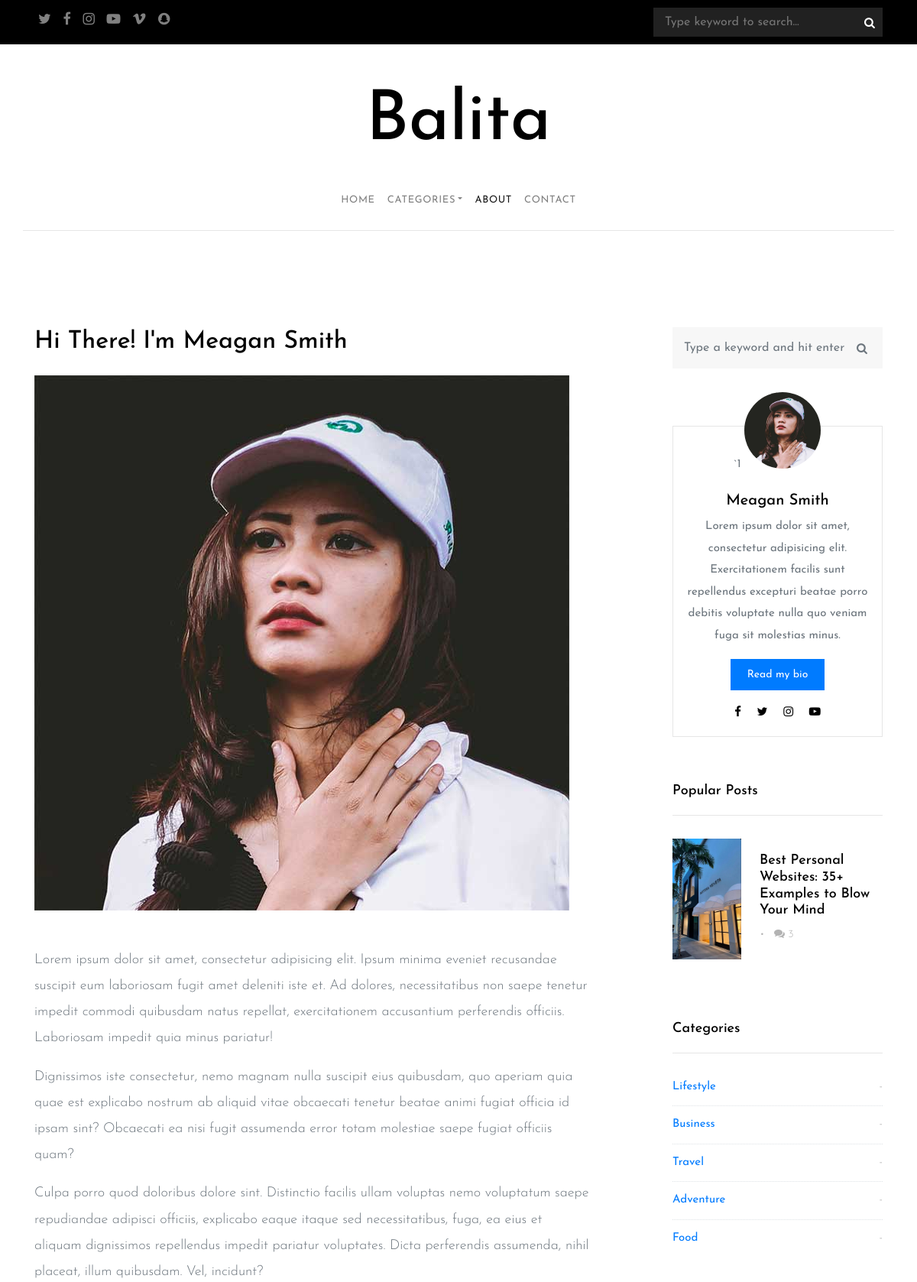
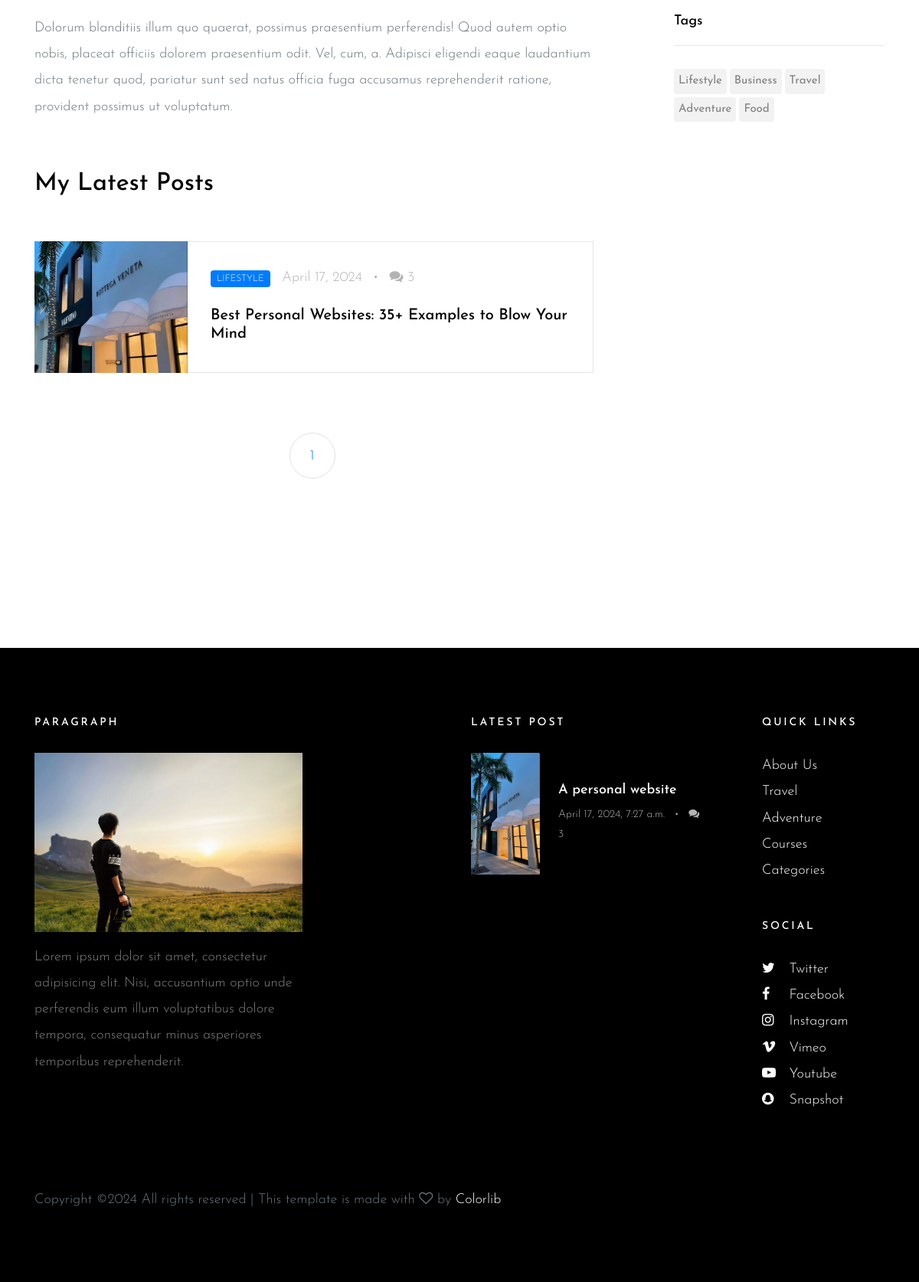
The page /about/ on the database its author committed (2 pictures, top to bottom).
### blog/models.py (models this page shows, shortened)
class Post(models.Model):
    title = models.CharField(max_length=150)
    subject = models.CharField(max_length=150, blank=True, null=True)
    image = models.ImageField(upload_to='posts/', blank=True, null=True)
    description = RichTextField()
    category = models.ForeignKey(Category, on_delete=models.CASCADE)
    tags = models.ManyToManyField(Tag, blank=True)
    is_published = models.BooleanField(default=True)
    views_count = models.IntegerField(default=0)
    created_at = models.DateTimeField(auto_now_add=True)
    update_at = models.DateTimeField(auto_now=True)

class Category(models.Model):
    name = models.CharField(max_length=100)
    created_at = models.DateTimeField(auto_now_add=True)
    update_at = models.DateTimeField(auto_now=True)

class Tag(models.Model):
    name = models.CharField(max_length=100)
    created_at = models.DateTimeField(auto_now_add=True)
    update_at = models.DateTimeField(auto_now=True)

### blog/views.py (the view)
# urls.py: path('about/', about_view),
def about_view(request):
    categories = Category.objects.all()
    posts = Post.objects.filter(is_published=True)
    tags = Tag.objects.all()
    page_obj = Paginator(posts, 2)
    page = request.GET.get('page', 1)
    cont = {
        'about': 'active',
        'categories': categories,
        'latest_posts': posts.order_by('-created_at')[:3],
        'tags': tags,
        'posts_page': page_obj.get_page(page),
    }
    return render(request, 'about.html', context=cont)

### templates/about.html (shortened to what this page needs)
{% extends 'layouts/base.html' %}
{% load static %}
{% block content %}
    <section class="site-section">
        <div class="container">
            <div class="row blog-entries">
                <div class="col-md-12 col-lg-8 main-content">
                    <div class="row">
                        <div class="col-md-12">
                            <h2 class="mb-4">Hi There! I'm Meagan Smith</h2>
                            <p class="mb-5"><img src="{% static 'images/person_1.jpg' %}" alt="Image placeholder"
                                                 class="img-fluid"></p>
                            <p>Lorem ipsum dolor sit amet, consectetur adipisicing elit. Ipsum minima eveniet recusandae
                                suscipit eum laboriosam fugit amet deleniti iste et. Ad dolores, necessitatibus non
                                saepe
                                tenetur impedit commodi quibusdam natus repellat, exercitationem accusantium perferendis
                                officiis. Laboriosam impedit quia minus pariatur!</p>
                            <p>Dignissimos iste consectetur, nemo magnam nulla suscipit eius quibusdam, quo aperiam quia
                                quae est explicabo nostrum ab aliquid vitae obcaecati tenetur beatae animi fugiat
                                officia id
                                ipsam sint? Obcaecati ea nisi fugit assumenda error totam molestiae saepe fugiat
                                officiis
                                quam?</p>
                            <p>Culpa porro quod doloribus dolore sint. Distinctio facilis ullam voluptas nemo voluptatum
                                saepe repudiandae adipisci officiis, explicabo eaque itaque sed necessitatibus, fuga, ea
                                eius et aliquam dignissimos repellendus impedit pariatur voluptates. Dicta perferendis
                                assumenda, nihil placeat, illum quibusdam. Vel, incidunt?</p>
                            <p>Dolorum blanditiis illum quo quaerat, possimus praesentium perferendis! Quod autem optio
                                nobis, placeat officiis dolorem praesentium odit. Vel, cum, a. Adipisci eligendi eaque
                                laudantium dicta tenetur quod, pariatur sunt sed natus officia fuga accusamus
                                reprehenderit
                                ratione, provident possimus ut voluptatum.</p>
                        </div>
                    </div>
                    <div class="row mb-5 mt-5">
                        <div class="col-md-12 mb-5">
                            <h2>My Latest Posts</h2>
                        </div>
                        <div class="col-md-12">
                            {% for last in latest_posts %}
                                <div class="post-entry-horzontal">
                                    <a href="/blog/{{ last.id }}/?cat={{ last.category.id }}">
                                        <div class="image" style="background-image: url({{ last.image.url }});"></div>
                                        <span class="text">
<div class="post-meta">
<span class="category">{{ last.category.name }}</span>
<span class="mr-2">{{ last.created_at.date }}</span> &bullet;
<span class="ml-2"><span class="fa fa-comments"></span> 3</span>
</div>
<h2>{{ last.title }}</h2>
</span>
                                    </a>
                                </div>
                            {% endfor %}
                        </div>
                    </div>
                    <div class="row">
                        <div class="col-md-12 text-center">
                            <nav aria-label="Page navigation" class="text-center">
                                <ul class="pagination">
                                    {% for page in posts_page.paginator.page_range %}
                                    {% if post_page.number == page %}
                                    <li class="page-item active"><a class="page-link" href="?page={{ page }}">{{ page }}</a>
                                    </li>
                                    {% else %}
                                    <li class="page-item"><a class="page-link" href="?page={{ page }}">{{ page }}</a></li>
                                    {% endif %}
                                    {% endfor %}
                                </ul>
                            </nav>
                        </div>
                    </div>
                </div>
                {% include 'layouts/sidebar.html' %}
            </div>
        </div>
    </section>
{% endblock %}

### templates/layouts/base.html (shortened to what this page needs)
<!doctype html>
<html lang="en">
{% load static %}
<head>
    <link rel="stylesheet" href="{% static 'css/bootstrap.css' %}">
    <link rel="stylesheet" href="{% static 'css/animate.css' %}">
    <link rel="stylesheet" href="{% static 'css/owl.carousel.min.css' %}">
    <link rel="stylesheet" href="{% static 'fonts/ionicons/css/ionicons.min.css' %}">
    <link rel="stylesheet" href="{% static 'fonts/fontawesome/css/font-awesome.min.css' %}">
    <link rel="stylesheet" href="{% static 'fonts/flaticon/font/flaticon.css' %}">
    <link rel="stylesheet" href="{% static 'css/style.css' %}">
</head>
<body>
<header role="banner">
    <div class="top-bar">
        <div class="container">
            <div class="row">
                <div class="col-9 social">
                    <a href="#"><span class="fa fa-twitter"></span></a>
                    <a href="#"><span class="fa fa-facebook"></span></a>
                    <a href="#"><span class="fa fa-instagram"></span></a>
                    <a href="#"><span class="fa fa-youtube-play"></span></a>
                    <a href="#"><span class="fa fa-vimeo"></span></a>
                    <a href="#"><span class="fa fa-snapchat"></span></a>
                </div>
                <div class="col-3 search-top">
                    <form action="/search/" method="post" class="search-top-form">
                        <span class="icon fa fa-search"></span>
                        <input name="query" type="text" id="s" placeholder="Type keyword to search...">
                    </form>
                </div>
            </div>
        </div>
    </div>
    <div class="container logo-wrap">
        <div class="row pt-5">
            <div class="col-12 text-center">
                <h1 class="site-logo"><a href="/">Balita</a></h1>
            </div>
        </div>
    </div>
    <nav class="navbar navbar-expand-md  navbar-light bg-light">
        <div class="container">
            <div class="collapse navbar-collapse" id="navbarMenu">
                <ul class="navbar-nav mx-auto">
                    <li class="nav-item">
                        <a class="nav-link {{ home }}" href="/">Home</a>
                    </li>
                    <li class="nav-item dropdown">
                        <a class="nav-link dropdown-toggle {{ category_act }}" href="category/" id="dropdown05"
                           data-toggle="dropdown"
                           aria-haspopup="true" aria-expanded="false">Categories</a>
                    </li>
                    <li class="nav-item">
                        <a class="nav-link {{ about }}" href="/about">About</a>
                    </li>
                    <li class="nav-item">
                        <a class="nav-link {{ contact }}" href="/contact">Contact</a>
                    </li>
                </ul>
            </div>
        </div
    </nav>
</header>
{% block content %}
{% endblock %}
<footer class="site-footer">
    <div class="container">
        <div class="row mb-5">
            <div class="col-md-4">
                <h3>Paragraph</h3>
                <p>
                    <img src="{% static 'images/img_1.jpg' %}" alt="Image placeholder" class="img-fluid">
                </p>
                <p>Lorem ipsum dolor sit amet, consectetur adipisicing elit. Nisi, accusantium optio unde perferendis
                    eum illum voluptatibus dolore tempora, consequatur minus asperiores temporibus reprehenderit.</p>
            </div>
            <div class="col-md-6 ml-auto">
                <div class="row">
                    <div class="col-md-7">
                        <h3>Latest Post</h3>
                        <div class="post-entry-sidebar">
                            <ul>
                                {% for post in latest_posts %}
                                    <li>
                                        <a href="/blog/{{ post.id }}/?cat={{ post.category.id }}">
                                            <img src="{{ post.image.url }}" alt="Image placeholder" class="mr-4">
                                            <div class="text">
                                                <h4>{{ post.subject }}</h4>
                                                <div class="post-meta">
                                                    <span class="mr-2">{{ post.created_at }} </span> &bullet;
                                                    <span class="ml-2"><span class="fa fa-comments"></span> 3</span>
                                                </div>
                                            </div>
                                        </a>
                                    </li>
                                {% endfor %}
                            </ul>
                        </div>
                    </div>
                    <div class="col-md-1"></div>
                    <div class="col-md-4">
                        <div class="mb-5">
                            <h3>Quick Links</h3>
                            <ul class="list-unstyled">
                                <li><a href="#">About Us</a></li>
                                <li><a href="#">Travel</a></li>
                                <li><a href="#">Adventure</a></li>
                                <li><a href="#">Courses</a></li>
                                <li><a href="#">Categories</a></li>
                            </ul>
                        </div>
                        <div class="mb-5">
                            <h3>Social</h3>
                            <ul class="list-unstyled footer-social">
                                <li><a href="#"><span class="fa fa-twitter"></span> Twitter</a></li>
                                <li><a href="#"><span class="fa fa-facebook"></span> Facebook</a></li>
                                <li><a href="#"><span class="fa fa-instagram"></span> Instagram</a></li>
                                <li><a href="#"><span class="fa fa-vimeo"></span> Vimeo</a></li>
                                <li><a href="#"><span class="fa fa-youtube-play"></span> Youtube</a></li>
                                <li><a href="#"><span class="fa fa-snapchat"></span> Snapshot</a></li>
                            </ul>
                        </div>
                    </div>
                </div>
            </div>
        </div>
        <div class="row">
            <div class="col-md-12">
                Copyright &copy;<script>document.write(new Date().getFullYear());</script>
                All rights reserved | This template is made with <i class="fa fa-heart-o" aria-hidden="true"></i> by <a
                    href="https://colorlib.com/" target="_blank">Colorlib</a>
            </div>
        </div>
    </div>
</footer>
</body>
</html>

### templates/layouts/sidebar.html (shortened to what this page needs)
{% load static %}
<div class="col-md-12 col-lg-4 sidebar">
    <div class="sidebar-box search-form-wrap">
        <form action="/search/" method="post" class="search-form">
            <div class="form-group">
                <span class="icon fa fa-search"></span>
                <input name="query" type="text" class="form-control" id="s" placeholder="Type a keyword and hit enter">
            </div>
        </form>
    </div>
    <div class="sidebar-box">
        <div class="bio text-center">`1
            <img src="{% static 'images/person_1.jpg' %}" alt="Image Placeholder" class="img-fluid">
            <div class="bio-body">
                <h2>Meagan Smith</h2>
                <p>Lorem ipsum dolor sit amet, consectetur adipisicing elit. Exercitationem facilis sunt
                    repellendus excepturi beatae porro debitis voluptate nulla quo veniam fuga sit molestias
                    minus.</p>
                <p><a href="/about/" class="btn btn-primary btn-sm">Read my bio</a></p>
                <p class="social">
                    <a href="#" class="p-2"><span class="fa fa-facebook"></span></a>
                    <a href="#" class="p-2"><span class="fa fa-twitter"></span></a>
                    <a href="#" class="p-2"><span class="fa fa-instagram"></span></a>
                    <a href="#" class="p-2"><span class="fa fa-youtube-play"></span></a>
                </p>
            </div>
        </div>
    </div>
    <div class="sidebar-box">
        <h3 class="heading">Popular Posts</h3>
        <div class="post-entry-sidebar">
            <ul>
                {% for post in latest_posts %}
                    <li>
                        <a href="/blog/{{ post.id }}/?cat={{ post.category.id }}">
                            <img src="{{ post.image.url }}" alt="Image placeholder" class="mr-4">
                            <div class="text">
                                <h4>{{ post.title }}</h4>
                                <div class="post-meta">
                                    <span class="mr-2" {{ post.created_at }} </span> &bullet;
                                    <span class="ml-2"><span class="fa fa-comments"></span> 3</span>
                                </div>
                            </div>
                        </a>
                    </li>
                {% endfor %}
            </ul>
        </div>
    </div>
    <div class="sidebar-box">
        <h3 class="heading">Categories</h3>
        <ul class="categories">
            {% for category in categories %}
                <li><a href="/category/?cat={{ category.id }}">{{ category.name }} <span>-</span></a></li>
            {% endfor %}
        </ul>
    </div>
    <div class="sidebar-box">
        <h3 class="heading">Tags</h3>
        <ul class="tags">
            {% for tag in tags %}
                <li><a href="/tags/{{ tag.id }}">{{ tag.name }}</a></li>
            {% endfor %}
        </ul>
    </div>
</div>

### rows shown on the page
Post: image (picture), category.name "LIFESTYLE", created_at "April 17, 2024", title "Best Personal Websites: 35+ Examples to Blow Your Mind", subject "A personal website", created_at "April 17, 2024, 7:27 a.m."
Category: name "Lifestyle"
Category: name "Business"
Category: name "Travel"
Category: name "Adventure"
Category: name "Food"
Tag: name "Lifestyle"
Tag: name "Business"
Tag: name "Travel"
Tag: name "Adventure"
Tag: name "Food"

### other values the page prints
{{ page }} "1"
